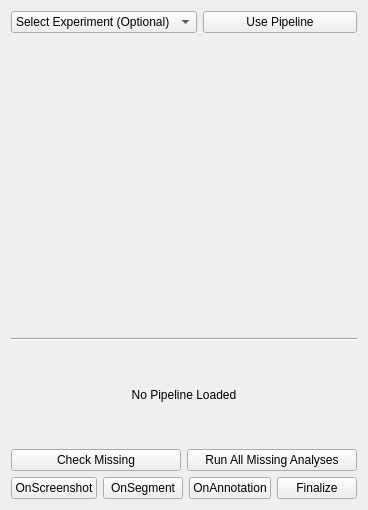
<?xml version="1.0" encoding="UTF-8"?>
<ui version="4.0">
 <class>Form</class>
 <widget class="QWidget" name="Form">
  <property name="geometry">
   <rect>
    <x>0</x>
    <y>0</y>
    <width>355</width>
    <height>510</height>
   </rect>
  </property>
  <property name="windowTitle">
   <string>Form</string>
  </property>
  <layout class="QVBoxLayout" name="verticalLayout">
   <item>
    <layout class="QHBoxLayout" name="horizontalLayout_5">
     <item>
      <widget class="QComboBox" name="comboBoxExperiment">
       <item>
        <property name="text">
         <string>Select Experiment (Optional)</string>
        </property>
       </item>
      </widget>
     </item>
     <item>
      <widget class="QPushButton" name="btn_usePipeline">
       <property name="text">
        <string>Use Pipeline</string>
       </property>
      </widget>
     </item>
    </layout>
   </item>
   <item>
    <widget class="QWidget" name="widgetInner" native="true">
     <property name="sizePolicy">
      <sizepolicy hsizetype="Expanding" vsizetype="Expanding">
       <horstretch>0</horstretch>
       <verstretch>0</verstretch>
      </sizepolicy>
     </property>
     <layout class="QHBoxLayout" name="horizontalLayout_4"/>
    </widget>
   </item>
   <item>
    <widget class="Line" name="line">
     <property name="orientation">
      <enum>Qt::Horizontal</enum>
     </property>
    </widget>
   </item>
   <item>
    <widget class="QStackedWidget" name="stackedWidget">
     <property name="sizePolicy">
      <sizepolicy hsizetype="Preferred" vsizetype="Maximum">
       <horstretch>0</horstretch>
       <verstretch>0</verstretch>
      </sizepolicy>
     </property>
     <property name="currentIndex">
      <number>0</number>
     </property>
     <widget class="QWidget" name="page_3">
      <layout class="QVBoxLayout" name="verticalLayout_3">
       <item>
        <widget class="QLabel" name="label_5">
         <property name="text">
          <string>No Pipeline Loaded</string>
         </property>
         <property name="alignment">
          <set>Qt::AlignCenter</set>
         </property>
        </widget>
       </item>
      </layout>
     </widget>
     <widget class="QWidget" name="page">
      <layout class="QVBoxLayout" name="verticalLayout_2">
       <item>
        <layout class="QGridLayout" name="gridLayout">
         <item row="4" column="0">
          <widget class="QLabel" name="label">
           <property name="minimumSize">
            <size>
             <width>120</width>
             <height>0</height>
            </size>
           </property>
           <property name="text">
            <string>SVG Analyses:</string>
           </property>
          </widget>
         </item>
         <item row="2" column="0">
          <widget class="QLabel" name="label_2">
           <property name="minimumSize">
            <size>
             <width>120</width>
             <height>0</height>
            </size>
           </property>
           <property name="text">
            <string>Segment Analyses:</string>
           </property>
          </widget>
         </item>
         <item row="4" column="1">
          <widget class="QProgressBar" name="progressBarAnnotations">
           <property name="value">
            <number>0</number>
           </property>
          </widget>
         </item>
         <item row="1" column="0">
          <widget class="QLabel" name="label_3">
           <property name="minimumSize">
            <size>
             <width>120</width>
             <height>0</height>
            </size>
           </property>
           <property name="text">
            <string>Screenshot Analyses:</string>
           </property>
          </widget>
         </item>
         <item row="1" column="1">
          <widget class="QProgressBar" name="progressBarScreenshots">
           <property name="value">
            <number>0</number>
           </property>
          </widget>
         </item>
         <item row="2" column="1">
          <widget class="QProgressBar" name="progressBarSegments">
           <property name="value">
            <number>0</number>
           </property>
          </widget>
         </item>
        </layout>
       </item>
      </layout>
     </widget>
     <widget class="QWidget" name="page_2">
      <layout class="QHBoxLayout" name="horizontalLayout_3">
       <item>
        <widget class="QLabel" name="label_4">
         <property name="text">
          <string>Loading Pipeline...</string>
         </property>
         <property name="alignment">
          <set>Qt::AlignCenter</set>
         </property>
        </widget>
       </item>
      </layout>
     </widget>
    </widget>
   </item>
   <item>
    <layout class="QHBoxLayout" name="horizontalLayout_2">
     <item>
      <widget class="QPushButton" name="pushButtonCheckMissing">
       <property name="text">
        <string>Check Missing</string>
       </property>
      </widget>
     </item>
     <item>
      <widget class="QPushButton" name="pushButtonRunAll">
       <property name="text">
        <string>Run All Missing Analyses</string>
       </property>
      </widget>
     </item>
    </layout>
   </item>
   <item>
    <layout class="QHBoxLayout" name="horizontalLayout_6">
     <item>
      <widget class="QPushButton" name="btn_onScreenshot">
       <property name="text">
        <string>OnScreenshot</string>
       </property>
       <property name="checkable">
        <bool>true</bool>
       </property>
      </widget>
     </item>
     <item>
      <widget class="QPushButton" name="btn_onSegment">
       <property name="text">
        <string>OnSegment</string>
       </property>
       <property name="checkable">
        <bool>true</bool>
       </property>
      </widget>
     </item>
     <item>
      <widget class="QPushButton" name="btn_onAnnotation">
       <property name="text">
        <string>OnAnnotation</string>
       </property>
       <property name="checkable">
        <bool>true</bool>
       </property>
      </widget>
     </item>
     <item>
      <widget class="QPushButton" name="btn_Finalize">
       <property name="text">
        <string>Finalize</string>
       </property>
       <property name="checkable">
        <bool>false</bool>
       </property>
      </widget>
     </item>
    </layout>
   </item>
  </layout>
 </widget>
 <resources/>
 <connections/>
</ui>
